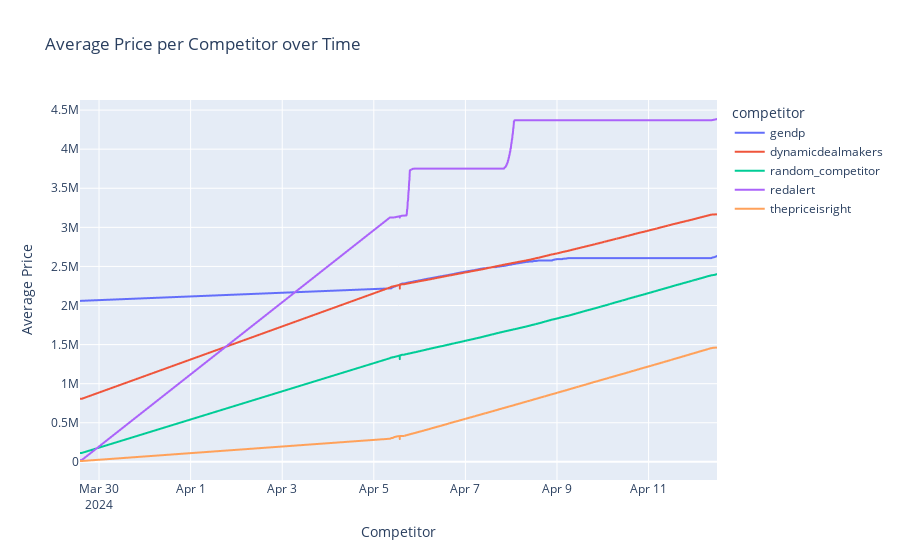

Notebook code cell kept with this figure:
### Markdown cell above
## Leaderboard

### Code cell
import plotly.express as px
# Group by 'competitor' and calculate average price
data_to_plot = leaderboard.sort_values('execution_time').melt(id_vars='execution_time', var_name='competitor', value_name='sales').reset_index(drop=True)

# Plot using Plotly
fig = px.line(data_to_plot, x='execution_time', y='sales', color='competitor', title='Average Price per Competitor over Time')
fig.update_xaxes(title='Competitor')
fig.update_yaxes(title='Average Price')
fig.show()

### Figure 1 — Plotly figure (JSON) as saved in the notebook; plotly's stock layout.template omitted (floating-point values rounded to 4 significant figures; data arrays with more than 128 entries replaced by an {"elided": "..."} marker saying what was removed)
{"data": [{"hovertemplate": "competitor=gendp<br>execution_time=%{x}<br>sales=%{y}<extra></extra>", "legendgroup": "gendp", "line": {"color": "#636efa", "dash": "solid"}, "marker": {"symbol": "circle"}, "mode": "lines", "name": "gendp", "showlegend": true, "type": "scattergl", "x": {"elided": "2043 str values"}, "xaxis": "x", "y": {"elided": "2043 int values"}, "yaxis": "y"}, {"hovertemplate": "competitor=dynamicdealmakers<br>execution_time=%{x}<br>sales=%{y}<extra></extra>", "legendgroup": "dynamicdealmakers", "line": {"color": "#EF553B", "dash": "solid"}, "marker": {"symbol": "circle"}, "mode": "lines", "name": "dynamicdealmakers", "showlegend": true, "type": "scattergl", "x": {"elided": "2043 str values"}, "xaxis": "x", "y": {"elided": "2043 int values"}, "yaxis": "y"}, {"hovertemplate": "competitor=random_competitor<br>execution_time=%{x}<br>sales=%{y}<extra></extra>", "legendgroup": "random_competitor", "line": {"color": "#00cc96", "dash": "solid"}, "marker": {"symbol": "circle"}, "mode": "lines", "name": "random_competitor", "showlegend": true, "type": "scattergl", "x": {"elided": "2043 str values"}, "xaxis": "x", "y": {"elided": "2043 int values"}, "yaxis": "y"}, {"hovertemplate": "competitor=redalert<br>execution_time=%{x}<br>sales=%{y}<extra></extra>", "legendgroup": "redalert", "line": {"color": "#ab63fa", "dash": "solid"}, "marker": {"symbol": "circle"}, "mode": "lines", "name": "redalert", "showlegend": true, "type": "scattergl", "x": {"elided": "2043 str values"}, "xaxis": "x", "y": {"elided": "2043 int values"}, "yaxis": "y"}, {"hovertemplate": "competitor=thepriceisright<br>execution_time=%{x}<br>sales=%{y}<extra></extra>", "legendgroup": "thepriceisright", "line": {"color": "#FFA15A", "dash": "solid"}, "marker": {"symbol": "circle"}, "mode": "lines", "name": "thepriceisright", "showlegend": true, "type": "scattergl", "x": {"elided": "2043 str values"}, "xaxis": "x", "y": {"elided": "2043 int values"}, "yaxis": "y"}], "layout": {"legend": {"title": {"text": "competitor"}, "tracegroupgap": 0}, "title": {"text": "Average Price per Competitor over Time"}, "xaxis": {"anchor": "y", "domain": [0, 1], "title": {"text": "Competitor"}}, "yaxis": {"anchor": "x", "domain": [0, 1], "title": {"text": "Average Price"}}}}
